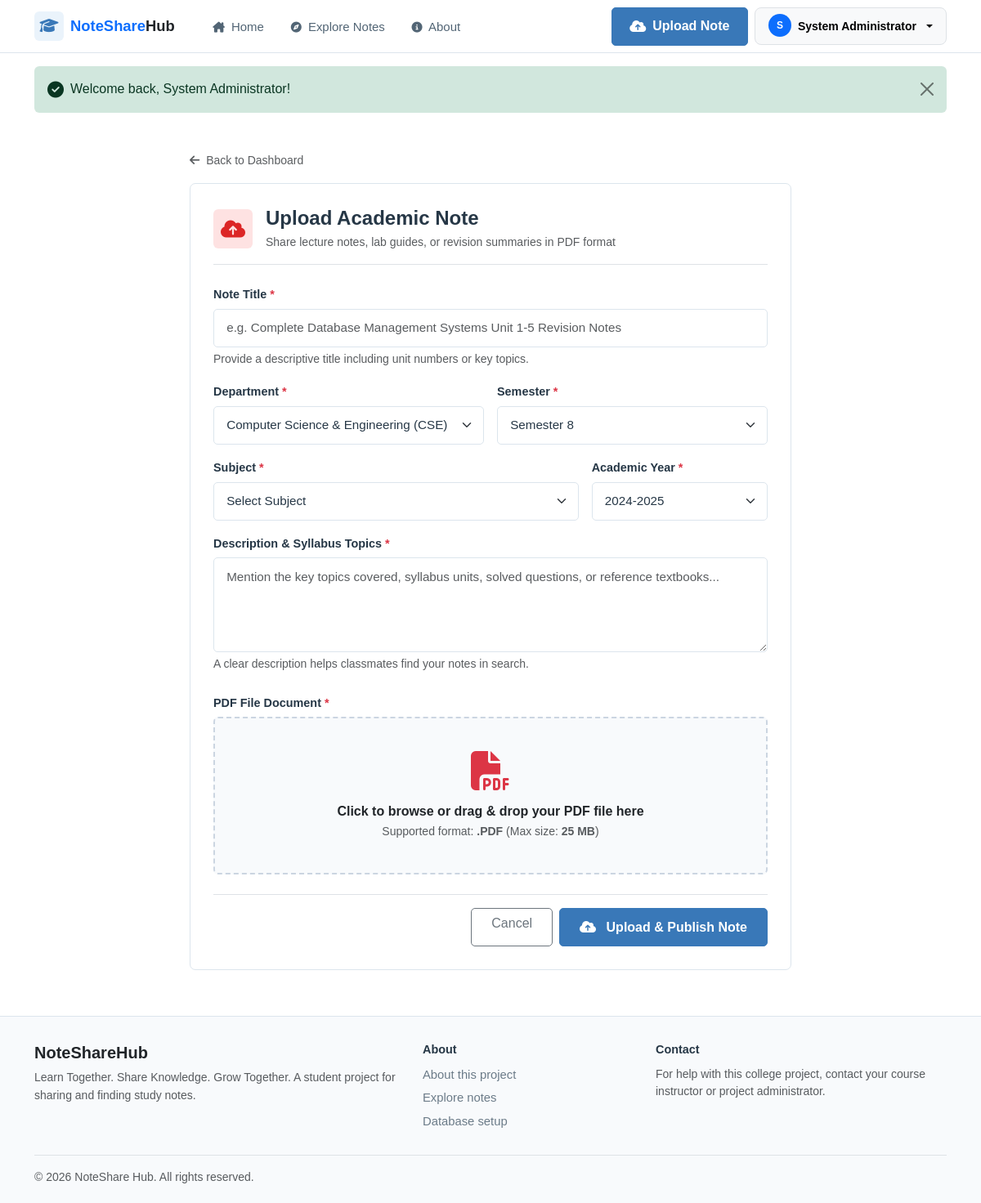
Screenshot of /upload-note.php (signed in) with the database file from the repository.
### tables this page shows
CREATE TABLE `subjects` (
  `id` INT AUTO_INCREMENT PRIMARY KEY,
  `department_id` INT NOT NULL,
  `semester` TINYINT NOT NULL,
  `code` VARCHAR(20) NOT NULL,
  `name` VARCHAR(150) NOT NULL,
  `description` TEXT NULL,
  `created_at` TIMESTAMP DEFAULT CURRENT_TIMESTAMP,
  FOREIGN KEY (`department_id`) REFERENCES `departments`(`id`) ON DELETE CASCADE,
  INDEX `idx_dept_sem` (`department_id`, `semester`)
);

CREATE TABLE `departments` (
  `id` INT AUTO_INCREMENT PRIMARY KEY,
  `code` VARCHAR(20) NOT NULL UNIQUE,
  `name` VARCHAR(150) NOT NULL,
  `description` TEXT NULL,
  `created_at` TIMESTAMP DEFAULT CURRENT_TIMESTAMP
);

### includes/auth.php (called while the page is built, shortened)
<?php
function is_logged_in(): bool {
    return isset($_SESSION['user_id']) && !empty($_SESSION['user_id']);
}
function current_user(): ?array {
    return [
        'id'            => $_SESSION['user_id'],
        'name'          => $_SESSION['user_name'] ?? '',
        'email'         => $_SESSION['user_email'] ?? '',
        'role'          => $_SESSION['user_role'] ?? 'student',
        'department_id' => $_SESSION['user_dept_id'] ?? null,
        'department'    => $_SESSION['user_dept_name'] ?? '',
        'semester'      => $_SESSION['user_semester'] ?? null,
        'roll_number'   => $_SESSION['user_roll_number'] ?? '',
    ];
}

### upload-note.php (the view, shortened to what this page needs)
<?php
require_once __DIR__ . '/includes/header.php';
$departments = get_all_departments();
$allSubjects = get_all_subjects();
$user = current_user();
$defaultDeptId = $user['department_id'] ?? 1;
$defaultSem = $user['semester'] ?? 4;
?>
<div class="container py-4">
    <div class="row justify-content-center">
        <div class="col-lg-8">
            <div class="d-flex align-items-center gap-2 mb-3">
                <a href="<?= BASE_URL ?>/dashboard.php" class="text-muted small">
                    <i class="fa-solid fa-arrow-left me-1"></i> Back to Dashboard
                </a>
            </div>
            <div class="form-card">
                <div class="d-flex align-items-center gap-3 pb-3 mb-4 border-bottom">
                    <div class="pdf-icon-badge" style="width:48px; height:48px;">
                        <i class="fa-solid fa-cloud-arrow-up fs-4"></i>
                    </div>
                    <div>
                        <h4 class="fw-bold mb-1">Upload Academic Note</h4>
                        <p class="text-muted small mb-0">Share lecture notes, lab guides, or revision summaries in PDF format</p>
                    </div>
                </div>
                <form method="POST" action="<?= BASE_URL ?>/actions/upload.php" enctype="multipart/form-data" id="uploadNoteForm">
                    <div class="mb-3">
                        <label for="title" class="form-label">Note Title <span class="text-danger">*</span></label>
                        <input type="text" class="form-control" id="title" name="title" placeholder="e.g. Complete Database Management Systems Unit 1-5 Revision Notes" required maxlength="255">
                        <div class="form-text small text-muted">Provide a descriptive title including unit numbers or key topics.</div>
                    </div>
                    <div class="row g-3 mb-3">
                        <div class="col-sm-6">
                            <label for="department_select" class="form-label">Department <span class="text-danger">*</span></label>
                            <select class="form-select" id="department_select" name="department_id" required>
                                <?php foreach ($departments as $dept): ?>
                                    <option value="<?= $dept['id'] ?>" <?= $dept['id'] == $defaultDeptId ? 'selected' : '' ?>>
                                        <?= e($dept['name']) ?> (<?= e($dept['code']) ?>)
                                    </option>
                                <?php endforeach; ?>
                            </select>
                        </div>
                        <div class="col-sm-6">
                            <label for="semester" class="form-label">Semester <span class="text-danger">*</span></label>
                            <select class="form-select" id="semester" name="semester" required>
                                <?php for ($s = 1; $s <= 8; $s++): ?>
                                    <option value="<?= $s ?>" <?= $s == $defaultSem ? 'selected' : '' ?>>
                                        Semester <?= $s ?>
                                    </option>
                                <?php endfor; ?>
                            </select>
                        </div>
                    </div>
                    <div class="row g-3 mb-3">
                        <div class="col-sm-8">
                            <label for="subject_select" class="form-label">Subject <span class="text-danger">*</span></label>
                            <select class="form-select" id="subject_select" name="subject_id" required>
                                <option value="">Select Subject</option>
                            </select>
                        </div>
                        <div class="col-sm-4">
                            <label for="academic_year" class="form-label">Academic Year <span class="text-danger">*</span></label>
                            <select class="form-select" id="academic_year" name="academic_year" required>
                                <option value="2024-2025" selected>2024-2025</option>
                            </select>
                        </div>
                    </div>
                    <div class="mb-4">
                        <label for="description" class="form-label">Description & Syllabus Topics <span class="text-danger">*</span></label>
                        <textarea class="form-control" id="description" name="description" rows="4" placeholder="Mention the key topics covered, syllabus units, solved questions, or reference textbooks..." required></textarea>
                        <div class="form-text small text-muted">A clear description helps classmates find your notes in search.</div>
                    </div>
                    <div class="mb-4">
                        <label class="form-label">PDF File Document <span class="text-danger">*</span></label>
                        <div class="file-dropzone" id="note_dropzone">
                            <i class="fa-solid fa-file-pdf fa-3x text-danger mb-3"></i>
                            <h6 class="fw-bold text-dark mb-1">Click to browse or drag & drop your PDF file here</h6>
                            <p class="text-muted small mb-0">Supported format: <strong>.PDF</strong> (Max size: <strong>25 MB</strong>)</p>
                        </div>
                    </div>
                    <div class="d-flex justify-content-end gap-2 pt-3 border-top">
                        <a href="<?= BASE_URL ?>/dashboard.php" class="btn btn-outline-secondary px-4">Cancel</a>
                        <button type="submit" class="btn btn-primary px-4 shadow-sm" id="btnSubmitUpload">
                            <i class="fa-solid fa-cloud-arrow-up me-2"></i> Upload & Publish Note
                        </button>
                    </div>
                </form>
            </div>
        </div>
    </div>
</div>
<?php require_once __DIR__ . '/includes/footer.php'; ?>

### assets/css/style.css (style rules this page uses)
:root { --primary: #4f46e5; --primary-light: #6366f1; --primary-dark: #3730a3; --primary-subtle: #eef2ff; --secondary: #8b5cf6; --secondary-subtle: #f5f3ff; --accent: #06b6d4; --success: #10b981; --success-subtle: #ecfdf5; --warning: #f59e0b; --warning-subtle: #fffbeb; --danger: #ef4444; --danger-subtle: #fef2f2; --bg-main: #f8fafc; --bg-card: #ffffff; --border-color: #e2e8f0; --border-hover: #cbd5e1; --text-primary: #0f172a; --text-secondary: #475569; --text-muted: #64748b; --text-light: #94a3b8; --radius-sm: 8px; --radius-md: 12px; --radius-lg: 16px; --radius-xl: 24px; --shadow-sm: 0 1px 2px 0 rgba(0, 0, 0, 0.05); --shadow-md: 0 4px 6px -1px rgba(0, 0, 0, 0.07), 0 2px 4px -2px rgba(0, 0, 0, 0.05); --shadow-lg: 0 10px 15px -3px rgba(0, 0, 0, 0.08), 0 4px 6px -4px rgba(0, 0, 0, 0.04); --shadow-hover: 0 20px 25px -5px rgba(79, 70, 229, 0.12), 0 8px 10px -6px rgba(0, 0, 0, 0.04); --transition: all 0.25s cubic-bezier(0.4, 0, 0.2, 1); }
body { background-color: var(--bg-main); color: var(--text-primary); font-family: 'Plus Jakarta Sans', system-ui, -apple-system, sans-serif; line-height: 1.6; -webkit-font-smoothing: antialiased; min-height: 100vh; display: flex; flex-direction: column; }
h1, h2, h3, h4, h5, h6 { color: var(--text-primary); font-weight: 700; letter-spacing: -0.025em; }
a { color: var(--primary); text-decoration: none; transition: var(--transition); }
.btn-primary { background: linear-gradient(135deg, var(--primary) 0%, #6366f1 100%); border: none; color: #ffffff; font-weight: 600; border-radius: 10px; padding: 0.65rem 1.35rem; box-shadow: 0 4px 12px rgba(79, 70, 229, 0.25); transition: var(--transition); }
.pdf-icon-badge { width: 44px; height: 44px; border-radius: 10px; background: #fee2e2; color: #dc2626; display: flex; align-items: center; justify-content: center; font-size: 1.35rem; }
.form-card { background: #ffffff; border-radius: var(--radius-xl); border: 1px solid var(--border-color); box-shadow: var(--shadow-md); padding: 2.5rem; }
.form-label { font-weight: 600; font-size: 0.9rem; color: var(--text-primary); margin-bottom: 0.4rem; }
.form-control, .form-select { border: 1.5px solid var(--border-color); border-radius: var(--radius-sm); padding: 0.7rem 0.95rem; font-size: 0.95rem; color: var(--text-primary); transition: var(--transition); }
.file-dropzone { border: 2px dashed #cbd5e1; border-radius: var(--radius-md); padding: 2.5rem 1.5rem; text-align: center; background: #f8fafc; cursor: pointer; transition: var(--transition); }
:root { --primary: #3978b8; --primary-light: #5b91c5; --primary-dark: #285d91; --primary-subtle: #eaf3fb; --secondary: #7b75b8; --secondary-subtle: #f0eff9; --accent: #6b9bc8; --bg-main: #ffffff; --border-color: #dce5ed; --border-hover: #c4d2df; --text-primary: #263746; --text-secondary: #526575; --text-muted: #6b7b88; --radius-sm: 5px; --radius-md: 7px; --radius-lg: 8px; --radius-xl: 10px; --shadow-sm: none; --shadow-md: none; --shadow-lg: none; --shadow-hover: none; --transition: color 0.15s ease, background-color 0.15s ease, border-color 0.15s ease; }
body { background-color: #ffffff; color: #263746; font-family: Arial, Helvetica, system-ui, sans-serif; line-height: 1.55; }
h1, h2, h3, h4, h5, h6 { letter-spacing: normal; font-weight: 600; }
a { transition: color 0.15s ease; }
.btn, .form-control, .form-select, .input-group-text { border-radius: 5px; }
.btn-primary { background: #3978b8; border: 1px solid #3978b8; color: #ffffff; font-weight: 600; box-shadow: none; }
.pdf-icon-badge { border-radius: 6px; }
.form-card, .dashboard-sidebar-card, .admin-table-card { border-radius: 7px; box-shadow: none; }
.form-card { padding: 1.75rem; }
.form-control, .form-select { border-width: 1px; }
.file-dropzone { border-radius: 6px; }
.shadow, .shadow-sm, .shadow-lg { box-shadow: none !important; }

### rows the page displays
subjects: department_id "Computer Science & Engineering (CSE)", semester "Semester 8"

### other values shown
substr($user['name'] ?? 'U', 0, 1) "S"
$user['name'] "System Administrator"
$message "Welcome back, System Administrator!"
APP_TAGLINE "Learn Together. Share Knowledge. Grow Together."
APP_SHORT_NAME "NoteShare Hub"
